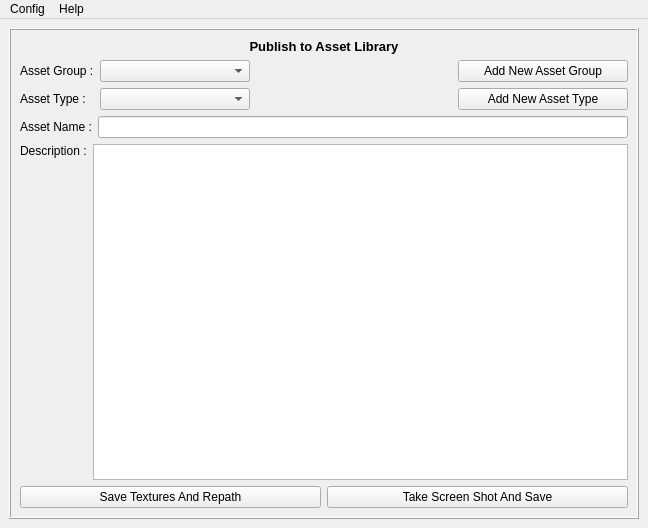
<?xml version="1.0" encoding="UTF-8"?>
<ui version="4.0">
 <class>MainWindow</class>
 <widget class="QMainWindow" name="MainWindow">
  <property name="geometry">
   <rect>
    <x>0</x>
    <y>0</y>
    <width>648</width>
    <height>528</height>
   </rect>
  </property>
  <property name="windowTitle">
   <string>MainWindow</string>
  </property>
  <widget class="QWidget" name="centralwidget">
   <layout class="QHBoxLayout" name="horizontalLayout">
    <item>
     <widget class="QFrame" name="frame">
      <property name="frameShape">
       <enum>QFrame::Box</enum>
      </property>
      <property name="frameShadow">
       <enum>QFrame::Raised</enum>
      </property>
      <layout class="QVBoxLayout" name="verticalLayout">
       <item>
        <widget class="QLabel" name="label">
         <property name="font">
          <font>
           <pointsize>10</pointsize>
           <weight>75</weight>
           <bold>true</bold>
          </font>
         </property>
         <property name="text">
          <string>Publish to Asset Library</string>
         </property>
         <property name="alignment">
          <set>Qt::AlignCenter</set>
         </property>
        </widget>
       </item>
       <item>
        <layout class="QGridLayout" name="gridLayout">
         <item row="0" column="3">
          <widget class="QPushButton" name="pushButton_add_group">
           <property name="minimumSize">
            <size>
             <width>170</width>
             <height>0</height>
            </size>
           </property>
           <property name="text">
            <string>Add New Asset Group</string>
           </property>
          </widget>
         </item>
         <item row="1" column="1">
          <widget class="QComboBox" name="comboBox_asset_type"/>
         </item>
         <item row="0" column="1">
          <widget class="QComboBox" name="comboBox_group">
           <property name="minimumSize">
            <size>
             <width>150</width>
             <height>0</height>
            </size>
           </property>
          </widget>
         </item>
         <item row="1" column="3">
          <widget class="QPushButton" name="pushButton_add_asset_type">
           <property name="minimumSize">
            <size>
             <width>170</width>
             <height>0</height>
            </size>
           </property>
           <property name="text">
            <string>Add New Asset Type</string>
           </property>
          </widget>
         </item>
         <item row="0" column="0">
          <widget class="QLabel" name="label_2">
           <property name="text">
            <string>Asset Group :</string>
           </property>
           <property name="alignment">
            <set>Qt::AlignLeading|Qt::AlignLeft|Qt::AlignVCenter</set>
           </property>
          </widget>
         </item>
         <item row="1" column="0">
          <widget class="QLabel" name="label_3">
           <property name="text">
            <string>Asset Type :</string>
           </property>
           <property name="alignment">
            <set>Qt::AlignLeading|Qt::AlignLeft|Qt::AlignVCenter</set>
           </property>
          </widget>
         </item>
         <item row="0" column="2">
          <spacer name="horizontalSpacer">
           <property name="orientation">
            <enum>Qt::Horizontal</enum>
           </property>
           <property name="sizeHint" stdset="0">
            <size>
             <width>40</width>
             <height>20</height>
            </size>
           </property>
          </spacer>
         </item>
        </layout>
       </item>
       <item>
        <layout class="QHBoxLayout" name="horizontalLayout_3">
         <item>
          <widget class="QLabel" name="label_4">
           <property name="text">
            <string>Asset Name :</string>
           </property>
          </widget>
         </item>
         <item>
          <widget class="QLineEdit" name="lineEdit_asset_name"/>
         </item>
        </layout>
       </item>
       <item>
        <layout class="QHBoxLayout" name="horizontalLayout_2">
         <item>
          <widget class="QLabel" name="label_5">
           <property name="text">
            <string>Description :</string>
           </property>
           <property name="alignment">
            <set>Qt::AlignLeading|Qt::AlignLeft|Qt::AlignTop</set>
           </property>
          </widget>
         </item>
         <item>
          <widget class="QPlainTextEdit" name="plainTextEdit_description">
           <property name="minimumSize">
            <size>
             <width>0</width>
             <height>0</height>
            </size>
           </property>
          </widget>
         </item>
        </layout>
       </item>
       <item>
        <layout class="QHBoxLayout" name="horizontalLayout_4">
         <item>
          <widget class="QPushButton" name="pushButton_save_textures">
           <property name="text">
            <string>Save Textures And Repath</string>
           </property>
          </widget>
         </item>
         <item>
          <widget class="QPushButton" name="pushButton_take_screen_shot">
           <property name="text">
            <string>Take Screen Shot And Save</string>
           </property>
          </widget>
         </item>
        </layout>
       </item>
      </layout>
     </widget>
    </item>
   </layout>
  </widget>
  <widget class="QMenuBar" name="menubar">
   <property name="geometry">
    <rect>
     <x>0</x>
     <y>0</y>
     <width>648</width>
     <height>21</height>
    </rect>
   </property>
   <widget class="QMenu" name="menuConfig">
    <property name="title">
     <string>Config</string>
    </property>
    <addaction name="actionAdd_User"/>
    <addaction name="actionRemove_User"/>
   </widget>
   <widget class="QMenu" name="menuHelp">
    <property name="title">
     <string>Help</string>
    </property>
    <addaction name="actionInstructions"/>
   </widget>
   <addaction name="menuConfig"/>
   <addaction name="menuHelp"/>
  </widget>
  <action name="actionAdd_User">
   <property name="text">
    <string>Add User</string>
   </property>
  </action>
  <action name="actionRemove_User">
   <property name="text">
    <string>Remove User</string>
   </property>
  </action>
  <action name="actionInstructions">
   <property name="text">
    <string>Instructions</string>
   </property>
  </action>
 </widget>
 <resources/>
 <connections/>
</ui>
